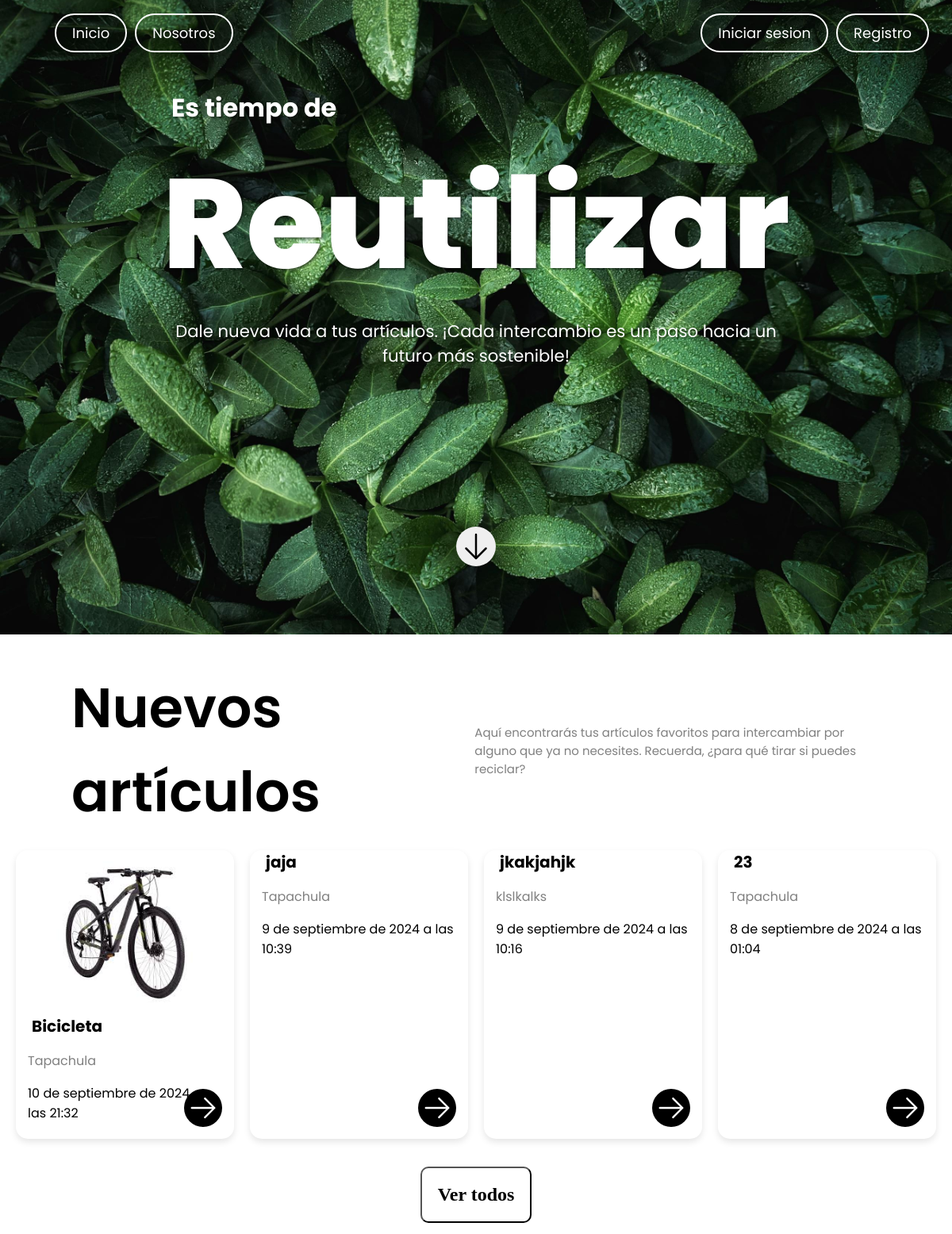
The page / on the database its author committed.
### core/models.py (models this page shows, shortened)
class Articulo(models.Model):
    nombre = models.CharField(max_length=100)
    descripcion = models.TextField()
    ubicacion = models.CharField(max_length=100)
    fecha_subida = models.DateTimeField(auto_now_add=True)
    fecha_actualizacion = models.DateTimeField(auto_now=True)
    imagen = models.ImageField(upload_to='articulos/', null=True, blank=True)
    usuario = models.ForeignKey(User, on_delete=models.CASCADE, null=False,blank=False)

### core/views.py (the view)
# urls.py: path('', ArticuloListView.as_view(), name='articulo-list'),
class ArticuloListView(ListView):
    model = Articulo
    template_name = 'core/index.html'
    context_object_name = 'articulos'
    paginate_by = 4
    ordering = ['-fecha_subida']

### core/templates/core/index.html (shortened to what this page needs)
{% load static %}
<!DOCTYPE html>
<html lang="es">
  <head>
    <link rel="stylesheet" href="{% static 'core/styles/style-home.css' %}" />
    <link rel="stylesheet" href="https://unpkg.com/aos@next/dist/aos.css" />
  </head>
  <body>
    <header>
      <nav class="navbar">
        <div data-aos="fade-in" class="nav-left">
          <ul>
            <li><img src="" alt="" class="logo" /></li>
            <li>
              <a
                data-aos="zoom-in"
                data-aos-duration="2000"
                class="nav-item"
                href="#"
                >Inicio</a
              >
            </li>
            <li>
              <a
                data-aos="zoom-in"
                data-aos-duration="2000"
                class="nav-item"
                href="#"
                >Nosotros</a
              >
            </li>
          </ul>
        </div>
        <div class="nav-right">
          <ul>
            {% if not request.user.is_authenticated %}
            <li>
              <a
                data-aos="zoom-in"
                data-aos-duration="2000"
                class="nav-item"
                href="{% url 'login' %}"
                >Iniciar sesion</a
              >
            </li>
            <li>
              <a
                data-aos="zoom-in"
                data-aos-duration="2000"
                class="nav-item"
                href="{% url 'signup' %}"
                >Registro</a
              >
            </li>
            {% endif %}
          </ul>
        </div>
      </nav>
    </header>
    <main>
      <section class="hero-section">
        <div class="hero-content">
          <h1
            class="subtext-shadow"
            data-aos="fade-up"
            data-aos-duration="2000"
          >
            Es tiempo de
          </h1>
          <h2 class="title-shadow" data-aos="fade-up" data-aos-duration="2000">
            Reutilizar
          </h2>
          <p class="text-shadow" data-aos="fade-up" data-aos-duration="2000">
            Dale nueva vida a tus artículos. ¡Cada intercambio es un paso hacia
            un futuro más sostenible!
          </p>
          <div class="button-container">
            <button
              type="button"
              onclick="location.href='#product-section'"
              class="scroll-button"
              data-aos="slide-up"
              data-aos-duration="2000"
            >
            </button>
          </div>
        </div>
      </section>
      <section id="product-section">
        <div class="product-section-text-container">
          <div>
            <h2 class="product-section__title">Nuevos artículos</h2>
          </div>
          <div>
            <p class="product-section__text">Aquí encontrarás tus artículos favoritos para intercambiar por alguno que ya no necesites. Recuerda, ¿para qué tirar si puedes reciclar?</p>
          </div>
        </div>
        <div class="card-container">
          {% for articulo in articulos %}
          <div class="card">
            {% if articulo.imagen %}
            <div class="card-img">
            <img src="{{ articulo.imagen.url }}" alt="" />
              <button type="button" class="like-icon">
              </button>
            </div>
            {% endif %}
            <div class="card-content">
              <h2 class="item-name">{{articulo.nombre}}</h2>
              <p class="item-location">{{articulo.ubicacion}}</p>
              <p class="item-datetime">{{articulo.fecha_subida}}</p>
              <button type="button" class="arrow-icon" onclick="location.href='{% url 'articulo-detail' articulo.pk %}'">
                <svg
                  xmlns="http://www.w3.org/2000/svg"
                  fill="none"
                  viewBox="0 0 24 24"
                  stroke-width="1.5"
                  stroke="currentColor"
                  class="svg-arrow-icon"
                >
                  <path
                    stroke-linecap="round"
                    stroke-linejoin="round"
                    d="M13.5 4.5 21 12m0 0-7.5 7.5M21 12H3"
                  />
                </svg>
              </button>
            </div>
          </div>
          {% endfor %}
        </div>
      </section>
    </main>
    <footer class="footer">
      <button id="button-see-all" onclick="location.href='{% url 'articulos-view-all' %}'">Ver todos</button>
    </footer>
  </body>
</html>

### core/static/core/styles/style-home.css (style rules this page uses)
:root { --font-family: "Poppins", sans-serif; }
html { scroll-behavior: smooth; }
body { font-family: var(--font-family); color: white; margin: 0; padding: 0; }
header { position: relative; z-index: 10; }
.navbar { width: 100%; display: flex; justify-content: space-between; align-items: center; padding: 1.5rem 1.5rem; position: absolute; top: 0; left: 0; box-sizing: border-box; }
.navbar ul { list-style: none; display: flex; margin: 0; padding: 0; }
.navbar li { margin: 0.25rem 0.3125rem; }
.navbar a { color: white; text-decoration: none; text-align: center; padding: 0.625rem 1.25rem; border: 0.125rem solid white; border-radius: 1.875rem; transition: background-color 0.3s, color 0.3s; }
.nav-item { font-size: 1.125rem; }
.hero-section { height: 100vh; background: url("../assets/Botanical.jpg") no-repeat center center/cover; display: flex; flex-direction: column; justify-content: center; align-items: center; text-align: center; color: white; position: relative; }
.hero-content h1 { font-size: 2rem; margin-bottom: 0.125rem; padding-left: 1rem; align-items: center; }
.hero-content h2 { font-size: 10rem; margin: 0; font-weight: 800; }
.hero-content p { font-size: 1.325rem; max-width: 50rem; }
.subtext-shadow { text-align: left; text-shadow: 2px 2px 3px rgba(0, 0, 0, 0.5); }
.title-shadow { text-shadow: 2px 2px 3px rgba(0, 0, 0, 0.5); margin: 0; }
.text-shadow { text-shadow: 2px 2px 3px rgba(0, 0, 0, 0.5); margin: 0; }
.button-container { display: flex; align-items: center; justify-content: center; margin-top: 200px; }
.scroll-button { right: 15px; width: 50px; height: 50px; border: none; border-radius: 50%; padding: 5px; cursor: pointer; bottom: 70px; border: none; }
.product-section-text-container { display: flex; align-items: center; justify-content: space-between; }
.product-section__title { margin: 40px 0 0; padding-left: 90px; color: black; font-size: 70px; font-weight: 600; flex: 1; }
.product-section__text { color: gray; font-size: 15px; font-weight: 400; padding-top: 40px; margin: 0 90px 0 0; max-width: 600px; }
.card-container { display: flex; justify-content: center; gap: 20px; padding: 20px; }
.card { background-color: white; border-radius: 15px; overflow: hidden; box-shadow: 0 4px 8px rgba(0, 0, 0, 0.1); width: 300px; text-align: center; position: relative; color: black; }
.card-img { position: relative; }
.card-img img:first-child { width: auto; height: 200px; object-fit: cover; }
.like-icon { position: absolute; top: 15px; left: 15px; width: 45px; height: 45px; background-color: rgba(255, 255, 255, 0.283); border: none; border-radius: 50%; padding: 5px; cursor: pointer; }
.card-content { padding: 0 15px 15px 15px; text-align: left; }
.card-content h2 { font-size: 20px; margin-bottom: 5px; }
.item-name { margin: 0 5px 5px; }
.item-location { color: gray; margin-bottom: 5px; }
.item-datetime { font-weight: 400; margin-bottom: 5px; }
.arrow-icon { position: absolute; bottom: 15px; right: 15px; width: 48px; height: 48px; background-color: rgb(0, 0, 0); border: none; border-radius: 50%; padding: 5px; cursor: pointer; }
.svg-heart-icon { stroke: white; }
.svg-arrow-icon { stroke: white; }
.footer { height: 100px; display: flex; justify-content: center; align-items: center; }
#button-see-all { width: auto; height: auto; padding: 20px; border-radius: 10px; background-color: rgb(255, 255, 255); font-size: 24px; font-family: 'Times New Roman', Times, serif; font-weight: 700; }

### rows shown on the page
Articulo: imagen (picture), nombre "Bicicleta", ubicacion "Tapachula", fecha_subida "10 de septiembre de 2024 a las 21:32"
Articulo: nombre "jaja", ubicacion "Tapachula", fecha_subida "9 de septiembre de 2024 a las 10:39"
Articulo: nombre "jkakjahjk", ubicacion "klslkalks", fecha_subida "9 de septiembre de 2024 a las 10:16"
Articulo: nombre "23", ubicacion "Tapachula", fecha_subida "8 de septiembre de 2024 a las 01:04"
